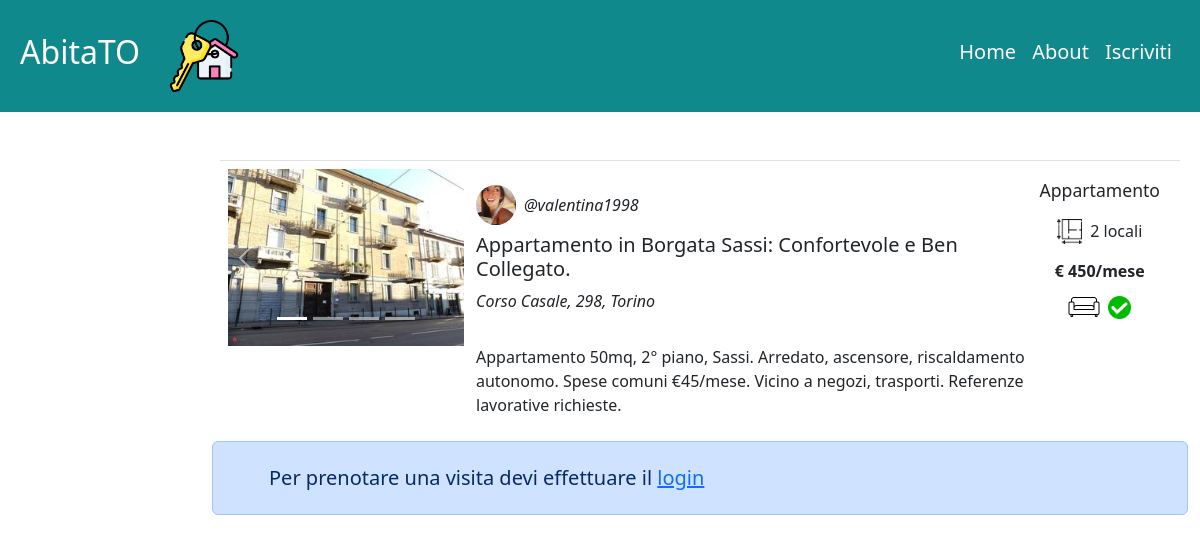
The page /annunci/4 on the database its author committed.
### tables this page shows
CREATE TABLE "foto" (
	"nome_file"	TEXT NOT NULL,
	"ID_annuncio"	INTEGER NOT NULL,
	PRIMARY KEY("nome_file"),
	FOREIGN KEY("ID_annuncio") REFERENCES "annunci"("ID_annuncio")
);

CREATE TABLE "utenti" (
	"Mail_utente"	TEXT NOT NULL UNIQUE,
	"Username"	TEXT NOT NULL UNIQUE,
	"Password"	TEXT NOT NULL,
	"Tipo"	INTEGER NOT NULL,
	"Img_prof"	TEXT,
	"User_id"	INTEGER NOT NULL,
	PRIMARY KEY("User_id" AUTOINCREMENT)
);

CREATE TABLE "annunci" (
	"ID_annuncio"	INTEGER NOT NULL,
	"Locali"	INTEGER NOT NULL,
	"Disponibile"	INTEGER NOT NULL,
	"Tipo_casa"	TEXT NOT NULL,
	"Titolo"	TEXT NOT NULL,
	"Arredo"	INTEGER NOT NULL,
	"Prezzo"	INTEGER NOT NULL,
	"Descrizione"	TEXT NOT NULL,
	"Indirizzo"	TEXT NOT NULL,
	"id_locatore"	INTEGER NOT NULL,
	PRIMARY KEY("ID_annuncio" AUTOINCREMENT),
	FOREIGN KEY("id_locatore") REFERENCES "utenti"("User_id")
);

### app.py (the view, shortened to what this page needs)
@app.route('/annunci/<int:ID_annuncio>')
def single_post(ID_annuncio):
    post_result = annunci_dao.get_post_by_ID(ID_annuncio)
    post=dict(post_result)
    photos_result=foto_dao.get_photos_by_PostID(ID_annuncio)
    photos_db = []
    for row in photos_result:
        photos_db.append(row['nome_file'])
    post['Photos']=photos_db
    post['ID_annuncio']=ID_annuncio
    today = datetime.now().date()
    start_date = today + timedelta(days=1)
    end_date = today + timedelta(days=7)
    return render_template('post.html', post=post, start_date=start_date, end_date=end_date)

### annunci_dao.py (called while the page is built)
def get_post_by_ID(ID_annuncio): #gets single post by ID
    conn = sqlite3.connect('db/db_affitti.db')
    conn.row_factory = sqlite3.Row
    cursor = conn.cursor()
    sql = 'SELECT * FROM annunci a, utenti u WHERE u.User_id=a.id_locatore AND a.ID_annuncio = ?'
    cursor.execute(sql, (ID_annuncio,))
    posts = cursor.fetchone()
    cursor.close()
    conn.close()
    return posts

### foto_dao.py (called while the page is built)
def get_photos_by_PostID(ID_post): #gets all the photos of a single post
    conn = sqlite3.connect('db/db_affitti.db')
    conn.row_factory = sqlite3.Row
    cursor = conn.cursor()
    sql = 'SELECT nome_file FROM foto WHERE ID_annuncio = ?'
    cursor.execute(sql,(ID_post,))
    photos = cursor.fetchall()
    cursor.close()
    conn.close()
    return photos

### templates/post.html (shortened to what this page needs)
{% extends "base.html" %}
{% block content %}
<div class="container-fluid mt-4">
  <div class="row justify-content-end">
    <main class="col-lg-10 col-md-12">
      <div class="row border-top p-2 mx-2">
        <div class="col-lg-3 col-md-6 col-sm-12 px-0">
              <div id="carouselExampleIndicators" class="carousel slide">
                <div class="carousel-indicators">
                  {%for photo in post.Photos%}
                  {%if loop.index==1%}
                  <button type="button" data-bs-target="#carouselExampleIndicators" data-bs-slide-to="{{loop.index-1}}" class="active" aria-current="true" aria-label="Slide {{loop.index}}"></button>
                  {%else%}
                  <button type="button" data-bs-target="#carouselExampleIndicators" data-bs-slide-to="{{loop.index-1}}" aria-label="Slide {{loop.index}}"></button>
                  {%endif%}
                  {%endfor%}
                </div>
                <div class="carousel-inner">
                  {%for photo in post.Photos%}
                  <div class="carousel-item {%if loop.index==1%} active{%endif%}">
                    <img src="{{ url_for('static', filename= photo ) }}" class="d-block w-100" alt="Questa è un immagine dell'annuncio">
                  </div>
                  {%endfor%}
                </div>
                <button class="carousel-control-prev" type="button" data-bs-target="#carouselExampleIndicators" data-bs-slide="prev">
                  <span class="carousel-control-prev-icon" aria-hidden="true"></span>
                </button>
                <button class="carousel-control-next" type="button" data-bs-target="#carouselExampleIndicators" data-bs-slide="next">
                  <span class="carousel-control-next-icon" aria-hidden="true"></span>
                </button>
              </div>
          </div>
        <div class="col-lg-9 col-md-6 col-sm-12">
          <section class="mt-2">
            <div class="d-flex flex-row justify-content-between">
              <div class="d-flex flex-column justify-content-start">
                  <div class="d-flex align-items-center">
                    <img class="usrimg rounded-circle" src="{{ url_for('static', filename=post.Img_prof) }}"
                    alt="Questa è l'immagine dell'utente {{ post.Username |e }}">
                    <p class="fs-6 fst-italic pb-0 mb-0 d-flex align-items-center">@{{post.Username |e}}</p>
                  </div>
                  <h5 class="mt-auto"><a class="link link-dark link-offset-2 link-underline-dark link-underline-opacity-0 link-underline-opacity-50-hover" aria-current="page"
                                href="{{url_for('single_post', ID_annuncio=post.ID_annuncio)}}">{{post.Titolo}}</a></h5>
                  <p class="fw-medium fst-italic pb-3">{{ post.Indirizzo |e }}</p>
                  <p>{{ post.Descrizione |e }}</p>
              </div>
              <div class="flex-shrink-0 d-flex flex-column justify-content-center ms-2 align-self-start" id="myPostRightAside">
                <p class="myTypeText d-flex justify-content-center">{{post.Tipo_casa}}</p>
                <div class="fs-6 d-flex justify-content-center">
                  <img class="myRoomsIcon me-2" src="{{ url_for('static', filename='rooms_icon.png') }}" alt="Numero di locali" title="Numbero di locali">
                  <p>{{post.Locali}}{% if post.Locali==5%}+{%endif%} local{% if post.Locali==1%}e{%else%}i{%endif%}</p>
                </div>
                <div class="d-flex flex-row justify-content-center align-items-center mb-2 fw-bold">
                  <p class="fs-6 pb-0 mb-0">€ {{post.Prezzo}}/mese </p>
                </div>
                <div class="fs-6 d-flex justify-content-center align-items-center">
                  <img class="myFurnitureIcon me-2" src="{{ url_for('static', filename='furniture_icon.png') }}" alt="Arredata" title="Arredata">
                  {% if post.Arredo==1%}
                  <img class="myCheckIcon" src="{{ url_for('static', filename='check.png') }}" alt="Arredata" title="Arredata">
                  {%else%}
                  <img class="myNotCheckIcon" src="{{ url_for('static', filename='not_check.png') }}" alt="Non Arredata" title="Non Arredata">
                  {%endif%}
                </div>
              </div>
            </div>
          </section>
          </div>
        </div>
          {% if current_user.is_authenticated%}
            {% if current_user.id!=post.id_locatore%}
            <div class="card">
              <div class="card-header pb-0 my_card_header">
                <h5 class="card-title">Prenota una visita</h5>
              </div>
              <div class="card-body my_card_body">
                <form action="/prenotazione/new" method="POST" enctype="multipart/form-data">
                  <div class="mb-3 form-group">
                    <label for="dateTextInput" class="form-label">Seleziona una data</label>
                    <input class="form-control" type="date" name="Data" id="dateTextInput" min="{{ start_date }}" max="{{ end_date }}" required>
                  </div>
                  <div class="mb-3 form-group">
                    <label for="time_slot" class="form-label">Seleziona una fascia oraria:</label>
                    <select class="form-select" id="time_slot" name="Ora" required>
                        {% for date in next_week.keys() %}
                            {% for time_slot in next_week[date] %}
                                <option value="{{ time_slot }}">{{ date.strftime('%d/%m/%Y') }} : {{ time_slot }}</option>
                            {% endfor %}
                        {% endfor %}
                    </select>
                  </div>
                    <div class="mb-3 form-group">
                      <label for="selezionaOpzioneTipo">Seleziona un tipo</label>
                      <select class="form-select" id="selezionaOpzioneTipo" name="Modalità" required>
                          <option value="0">Presenza</option>
                          <option value="1">Remoto</option>
                      </select>
                      </div>
                <button type="submit" class="btn btn-primary myFormButton">Richiedi</button>
                <input type="number" name="ID_annuncio" value="{{ post.ID_annuncio }}" hidden>
              </form>
              </div>
            </div>
            {%else%}
              <div>
                <h5 class="mt-2">Puoi visualizzare le prenotazioni per la visita sulla tua <a class="link-offset-2 link-underline link-underline-opacity-75 link-opacity-75-hover" aria-current="page"
                                            href="{{url_for('profile', username=current_user.username)}}">pagina personale</a></h5>
            {%endif%}
          {%else%}
            <div>
              <div class="alert alert-primary d-flex align-items-center" role="alert">
                <lord-icon src="https://cdn.lordicon.com/ygvjgdmk.json" trigger="hover" style="width:40px;height:40px">
                </lord-icon>
                <div>
                  <h5 class="mb-0">Per prenotare una visita devi effettuare il <a class="link" href="{{url_for('home')}}">login</a></h5>
                </div>
              </div>
            </div>
          {%endif%}
    </main>
  </div>
</div>
{% endblock %}

### static/style.css (style rules this page uses)
.usrimg { display: inline; height: 40px; vertical-align: middle; margin: 0.5rem 0.5rem 0.5rem 0rem; }
.myTypeText { font-size: 1.1rem; }
.myRoomsIcon { display: inline; height: 25px; vertical-align: middle; }
.myCheckIcon { display: inline; height: 23px; vertical-align: middle; }
#myPostRightAside { flex-shrink: 0; }

### rows shown on the page
foto: nome_file (picture)
utenti: Img_prof+Username (picture), Username "valentina1998"
annunci: Titolo "Appartamento in Borgata Sassi: Confortevole e Ben Collegato.", Indirizzo "Corso Casale, 298, Torino", Descrizione "Appartamento 50mq, 2° piano, Sassi. Arredato, ascensore, riscaldamento autonomo. Spese comuni €45/mese. Vicino a negozi, trasporti. Referenze lavorative richieste.", Tipo_casa "Appartamento", Locali "2", Prezzo "450"
